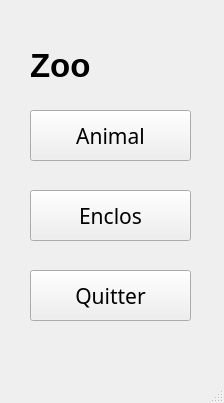
<?xml version="1.0" encoding="UTF-8"?>
<ui version="4.0">
 <class>MainWindow</class>
 <widget class="QMainWindow" name="MainWindow">
  <property name="geometry">
   <rect>
    <x>0</x>
    <y>0</y>
    <width>224</width>
    <height>403</height>
   </rect>
  </property>
  <property name="windowTitle">
   <string>MainWindow</string>
  </property>
  <widget class="QWidget" name="centralwidget">
   <widget class="QLabel" name="label_7">
    <property name="geometry">
     <rect>
      <x>30</x>
      <y>40</y>
      <width>161</width>
      <height>51</height>
     </rect>
    </property>
    <property name="font">
     <font>
      <pointsize>25</pointsize>
      <weight>75</weight>
      <bold>true</bold>
     </font>
    </property>
    <property name="text">
     <string>Zoo</string>
    </property>
   </widget>
   <widget class="QPushButton" name="button_Animal_main">
    <property name="geometry">
     <rect>
      <x>30</x>
      <y>110</y>
      <width>161</width>
      <height>51</height>
     </rect>
    </property>
    <property name="font">
     <font>
      <family>Tw Cen MT Condensed Extra Bold</family>
      <pointsize>16</pointsize>
     </font>
    </property>
    <property name="text">
     <string>Animal</string>
    </property>
   </widget>
   <widget class="QPushButton" name="button_Enclos_main">
    <property name="geometry">
     <rect>
      <x>30</x>
      <y>190</y>
      <width>161</width>
      <height>51</height>
     </rect>
    </property>
    <property name="font">
     <font>
      <family>Tw Cen MT Condensed Extra Bold</family>
      <pointsize>16</pointsize>
     </font>
    </property>
    <property name="text">
     <string>Enclos</string>
    </property>
   </widget>
   <widget class="QPushButton" name="button_Quitter_main">
    <property name="geometry">
     <rect>
      <x>30</x>
      <y>270</y>
      <width>161</width>
      <height>51</height>
     </rect>
    </property>
    <property name="font">
     <font>
      <family>Tw Cen MT Condensed Extra Bold</family>
      <pointsize>16</pointsize>
     </font>
    </property>
    <property name="text">
     <string>Quitter</string>
    </property>
   </widget>
  </widget>
  <widget class="QMenuBar" name="menubar">
   <property name="geometry">
    <rect>
     <x>0</x>
     <y>0</y>
     <width>224</width>
     <height>21</height>
    </rect>
   </property>
  </widget>
  <widget class="QStatusBar" name="statusbar"/>
 </widget>
 <resources/>
 <connections/>
</ui>
